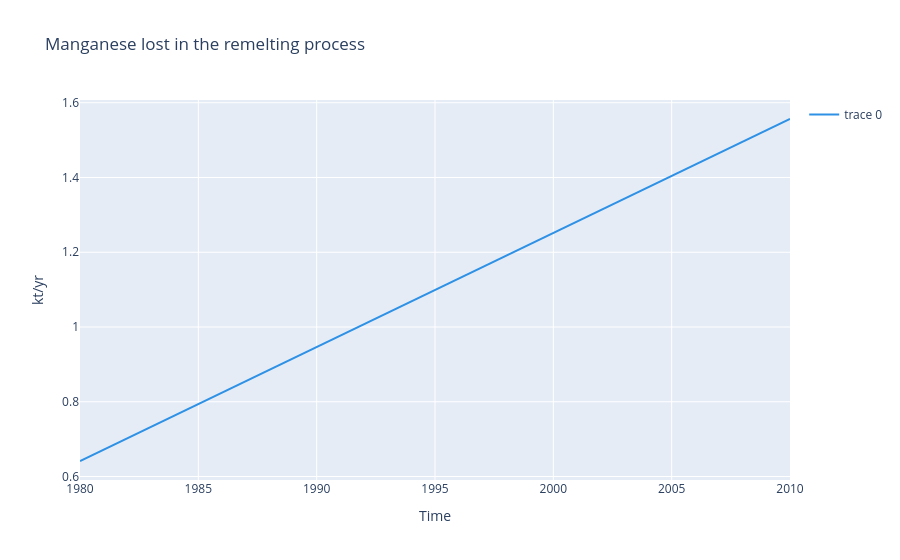

The code cell stored with this chart in its notebook:
### Markdown cell above
**How much manganese is lost in the remelting process assuming that all available scrap is remelted?**

### Code cell
manganese_to_slag = mfa_example.flows["remelting => slag piles"]["Mn"]

plotter = PlotlyArrayPlotter(
    array=manganese_to_slag,
    intra_line_dim="Time",
    ylabel="kt/yr",
    title="Manganese lost in the remelting process",
)
fig = plotter.plot(do_show=True)

### Figure 1 — Plotly figure (JSON) as saved in the notebook; plotly's stock layout.template omitted (floating-point values rounded to 4 significant figures)
{"data": [{"line": {"color": "#2E91E5", "dash": "solid"}, "showlegend": true, "type": "scatter", "x": [1980, 1981, 1982, 1983, 1984, 1985, 1986, 1987, 1988, 1989, 1990, 1991, 1992, 1993, 1994, 1995, 1996, 1997, 1998, 1999, 2000, 2001, 2002, 2003, 2004, 2005, 2006, 2007, 2008, 2009, 2010], "xaxis": "x", "y": [0.6415, 0.672, 0.7025, 0.733, 0.7635, 0.794, 0.8245, 0.855, 0.8855, 0.916, 0.9465, 0.977, 1.008, 1.038, 1.069, 1.099, 1.13, 1.16, 1.191, 1.221, 1.252, 1.282, 1.312, 1.343, 1.373, 1.404, 1.435, 1.465, 1.496, 1.526, 1.557], "yaxis": "y"}], "layout": {"title": {"text": "Manganese lost in the remelting process"}, "xaxis": {"anchor": "y", "domain": [0.0, 1.0], "title": {"text": "Time"}}, "yaxis": {"anchor": "x", "domain": [0.0, 1.0], "title": {"text": "kt/yr"}}}}
